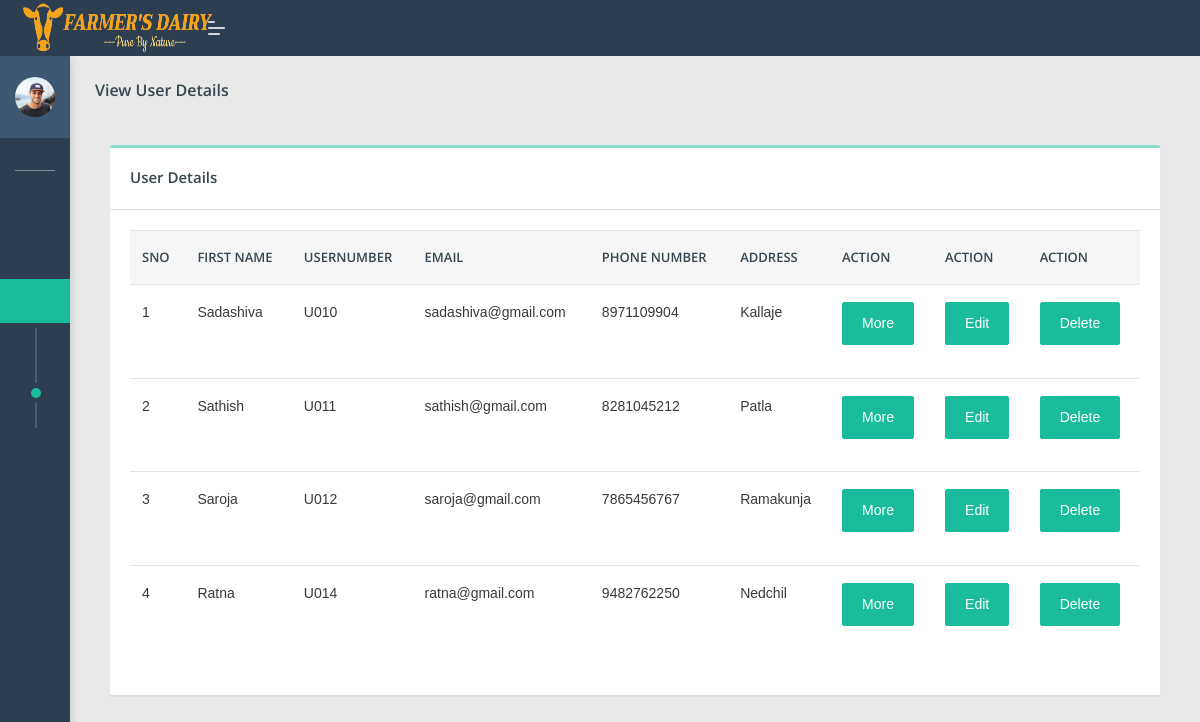
Screenshot of /dipo/viewuser.php (signed in) with the database file from the repository.
### tables this page shows
CREATE TABLE `add_user` (
  `u_id` int(100) NOT NULL,
  `fname` varchar(100) NOT NULL,
  `lname` varchar(100) NOT NULL,
  `userno` varchar(100) NOT NULL,
  `email` varchar(100) NOT NULL,
  `password` varchar(100) NOT NULL,
  `phone_no` varchar(100) NOT NULL,
  `address` varchar(100) NOT NULL,
  `city` varchar(100) NOT NULL,
  `state` varchar(100) NOT NULL,
  `pincode` varchar(100) NOT NULL,
  `no_cattle` varchar(100) NOT NULL,
  `insurance` varchar(100) NOT NULL,
  `no_insured_cattles` varchar(100) NOT NULL,
  `accno` varchar(100) NOT NULL,
  `ifsc_code` varchar(100) NOT NULL,
  `bank` varchar(100) NOT NULL,
  `dippoid` varchar(100) NOT NULL
);

### dipo/viewuser.php (the view, shortened to what this page needs)
<?php
if(isset($_SESSION['dippo']))
{
$dippo=$_SESSION['dippo'];
?>
 <!DOCTYPE html>
<html lang="en">
<head>
    <link rel="stylesheet" href="assets/css/style.css">
</head>
<body class="">
	<nav class="pcoded-navbar  ">
		<div class="navbar-wrapper  ">
			<div class="navbar-content scroll-div " >
					<div class="">
					<div class="main-menu-header">
						<img class="img-radius" src="assets/images/user/avatar-2.jpg" alt="User-Profile-Image">
						<div class="user-details">
						</div>
					</div>
				</div>
				<ul class="nav pcoded-inner-navbar ">
					<li class="nav-item pcoded-menu-caption">
					</li>
					<li class="nav-item">
					    <a href="main.php" class="nav-link "><span class="pcoded-micon"><i class="feather icon-home"></i></span><span class="pcoded-mtext">Dashboard</span></a>
					</li>
					<li class="nav-item pcoded-hasmenu">
					    <a href="#!" class="nav-link "><span class="pcoded-micon"><i class="feather icon-align-justify"></i></span><span class="pcoded-mtext">Staff Details</span></a>
					</li>
					<li class="nav-item pcoded-hasmenu">
					    <a href="#!" class="nav-link "><span class="pcoded-micon"><i class="feather icon-align-justify"></i></span><span class="pcoded-mtext">User Details</span></a>
					    <ul class="pcoded-submenu">
                        <li> <a href="adduser.php">AddUser</a></li>
					<li><a href="viewuser.php" >ViewUser</a></li>
					    </ul>
					</li>
						<li class="nav-item pcoded-hasmenu">
					    <a href="#!" class="nav-link "><span class="pcoded-micon"><i class="feather icon-align-justify"></i></span><span class="pcoded-mtext">Milk Details</span></a>
					</li>
					<li class="nav-item pcoded-hasmenu">
					    <a href="#!" class="nav-link "><span class="pcoded-micon"><i class="feather icon-align-justify"></i></span><span class="pcoded-mtext">Facilities</span></a>
					</li>
                        <li class="nav-item">
					    <a href="viewfeedb.php" class="nav-link "><span class="pcoded-micon"><i class="feather icon-align-justify"></i></span><span class="pcoded-mtext">View feedback</span></a>
					</li>
				</ul>
			</div>
		</div>
	</nav>
	<header class="navbar pcoded-header navbar-expand-lg navbar-light header-dark">
				<div class="m-header">
					<a class="mobile-menu" id="mobile-collapse" href="#!"><span></span></a>
					<a href="#!" class="b-brand">
						<img src="assets/images/logo1.png" width="190px" height="50px" class="logo">
					</a>
				</div>
				<div class="collapse navbar-collapse">
					<ul class="navbar-nav mr-auto">
						<li class="nav-item">
							<a href="#!" class="pop-search"><i class="feather icon-search"></i></a>
						</li>
					</ul>
					<ul class="navbar-nav ml-auto">
						<li>
							<div class="dropdown drp-user">
								<a href="#" class="dropdown-toggle" data-toggle="dropdown">
									<i class="feather icon-user"></i>
								</a>
							</div>
						</li>
					</ul>
				</div>
	</header>
<section class="pcoded-main-container">
    <div class="pcoded-content">
       <div class="page-header">
            <div class="page-block">
                <div class="row align-items-center">
                    <div class="col-md-12">
                        <div class="page-header-title">
                            <h5 class="m-b-10">View User Details</h5>
                        </div>
                    </div>
                </div>
            </div>
        </div>
            <div class="col-md-12">
                <div class="card">
                    <div class="card-header">
                        <h5>User Details</h5>
                    </div>
                    <div class="card-body table-border-style">
                        <div class="table-responsive">
                            <table class="table table-hover">
                                <thead>
                                    <tr>
                                        <th>Sno</th>
                                        <th>First Name</th>
                                        <th>Usernumber</th>
										<th>Email</th>
										<th>Phone number</th>
										<th>Address</th>
										<th>Action</th>
										<th>Action</th>
										<th>Action</th>
                                    </tr>
                                </thead>
                                <tbody>
								<?php
								include 'config.php';
								$sql1="select * from add_user where dippoid='$dippo'";
								$result1=mysqli_query($con,$sql1);
								$num1=mysqli_num_rows($result1);
								$sI=0;
								if($num1>0)
								{
									while($row1=mysqli_fetch_array($result1))
									{
										$sI+=1;
									    $u_id=$row1[0];
										$fname=$row1['fname'];
										$userno=$row1['userno'];
										$email=$row1['email'];
										$phone_no=$row1['phone_no'];
										$address=$row1['address'];
								?>
                                    <tr>
									<td><?php echo $sI; ?></td>
									<td><?php echo $fname; ?></td>
									<td><?php echo $userno; ?></td>
									<td><?php echo $email; ?></td>
									<td><?php echo $phone_no; ?></td>
									<td><?php echo $address; ?></td>
									<td><a href="viewuser_details.php?mid=<?php echo $u_id; ?>"> <button type="submit" class="btn  btn-primary">More</button></a></td>
									<td>
									<div class="form-row">
							 <div class="form-group col-md-2">
							 <a href="edituser.php?edid=<?php echo $u_id; ?>">
                            <button type="submit" name="edit" class="btn  btn-primary">Edit</button></a>
							</div>
							</div>
									</td>
									<td><form action="#" method="post">
									<div class="form-row">
									<div class="form-group col-md-2">
									<button type="submit"  name="delete" class="btn  btn-primary">Delete</button>
									</div>
									</div>
									</form>
									</td>
                                     </tr>
									 	<?php
									}
								}
								?>
                                </tbody>
                            </table>
						</div>
                    </div>
                </div>
            </div>
        </div>
</section>
</body>
</html>
<?php
}
else
{
	echo "<script> location.href='../index.php'; </script>";
}
?>

### rows the page displays
add_user: fname "Sadashiva", userno "U010", email "sadashiva@gmail.com", phone_no "8971109904", address "Kallaje"
add_user: fname "Sathish", userno "U011", email "sathish@gmail.com", phone_no "8281045212", address "Patla"
add_user: fname "Saroja", userno "U012", email "saroja@gmail.com", phone_no "7865456767", address "Ramakunja"
add_user: fname "Ratna", userno "U014", email "ratna@gmail.com", phone_no "9482762250", address "Nedchil"
